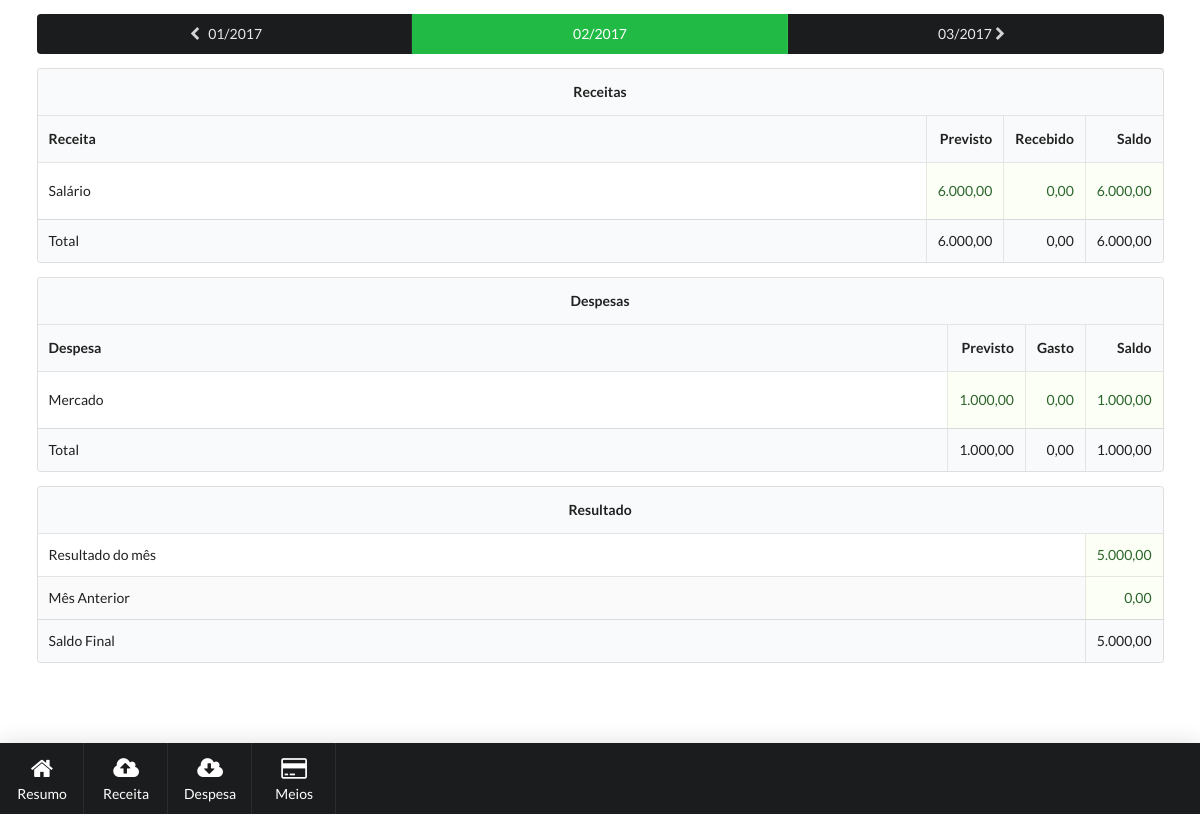
The page /index.php?mes=201702 on the database its author committed.
### tables this page shows
CREATE TABLE "receitas" (
  "cod" integer NOT NULL PRIMARY KEY AUTOINCREMENT,
  "mes" integer NOT NULL,
  "nome" text NOT NULL,
  "descricao" text NULL,
  "valor_inicial" text NULL,
  "vencimento" text NULL
);

CREATE TABLE "despesas" (
  "cod" integer NOT NULL PRIMARY KEY AUTOINCREMENT,
  "mes" integer NOT NULL,
  "nome" text NOT NULL,
  "valor_inicial" text NOT NULL,
  "descricao" text NULL,
  "vencimento" text NULL
);

### proc/resumo.php (called while the page is built, shortened)
<?php
try {
    $mes = $_GET['mes'] ?? $_POST['mes'] ?? date('Ym');
    require 'out/navbar-meses.php';
    $receitas = Receita::listarReceitas($mes);
    require 'out/resumo-receitas.php';
    $despesas = Despesa::listarDespesas($mes);
    require 'out/resumo-despesas.php';
    require 'out/resumo-resultados.php';
} catch (Exception $ex) {
    throw $ex;
}

### lib/functions.php (called while the page is built, shortened)
<?php
function formata_mes(int $mes) : string {
    if(strlen($mes) === 6){
        $ano = substr($mes, 0, 4);
        $mes = substr($mes, 4, 2);
    }else{
        throw new UnexpectedValueException("Mẽs $mes de tamanho inválido!");
    }
    return "$mes/$ano";
}
function formata_data(string $data) : string {
    if(strlen($data) === 10){
        $ano = substr($data, 0, 4);
        $mes = substr($data, 5, 2);
        $dia = substr($data, 8, 2);
        return "$dia/$mes/$ano";
    }else{
        throw new UnexpectedValueException("Data $data de tamanho inválido!");
    }
}
function formata_numero($numero) : string {
    return number_format($numero, 2, ',', '.');
}

### ds/receita.php (called while the page is built, shortened)
<?php
class Receita {
    protected $db;
    protected $cod;
    protected $nome;
    protected $descricao;
    protected $valor_atualizado;
    protected $valor_recebido;
    protected $saldo;
    protected $vencimento;
    public function __construct(PDO $db, int $cod = null, int $mes = null, string $nome = null, string $descricao = null, float $valor = null, string $vencimento = null) {
        try{
            $this->db = $db;
        if(is_null($cod)){
            $this->save($this->insert($mes, $nome, $descricao, $valor, $vencimento));
        }else{
            $this->cod = $cod;
            $this->load();
        }
        } catch (Exception $ex) {
            throw $ex;
        }
    }
    protected function load(){
        try{
            $query = $this->db->query("SELECT * FROM receitas WHERE cod = {$this->cod}");
            if($query instanceof PDOStatement){
                foreach ($query as $row){
                    $this->nome = $row['nome'];
                    $this->descricao = $row['descricao'];
                    $this->valor_inicial = $row['valor_inicial'];
                    $this->alteracoes = $this->alteracoesTotal();
                    $this->valor_atualizado = $this->valor_inicial + $this->alteracoes;
                    $this->valor_recebido = $this->recebimentostotal();
                    $this->saldo = $this->valor_atualizado - $this->valor_recebido;
                    $this->vencimento = ($row['vencimento'])? $row['vencimento'] : '0000-00-00';
                }
            }else{
                throw new PDOException("Não foi possível retornar dados da receita código {$this->cod}!");
            }
        } catch (Exception $ex) {
            throw $ex;
        }
    }
    public function __get(string $attr) {
        switch ($attr){
            case 'cod':
                return $this->cod;
            case 'nome':
                return $this->nome;
            case 'descricao':
                return $this->descricao;
            case 'valor_atualizado':
                return $this->valor_atualizado;
            case 'valor_recebido':
                return $this->valor_recebido;
            case 'saldo':
                return $this->saldo;
            case 'vencimento':
                return $this->vencimento;
        }
    }
    public static function listarReceitas(int $mes) : ArrayIterator {
        try{
            global $db;
            $query = $db->query("SELECT * FROM receitas WHERE mes = $mes");
            $lista = [];
            foreach ($query as $row){
                $lista[$row['cod']] = new Receita($db, $row['cod']);
            }
            return new ArrayIterator($lista);
        } catch (Exception $ex) {
            throw $ex;
        }
    }
    protected function alteracoesTotal() : float {
        $statement = $this->db->prepare("SELECT SUM(valor) AS total FROM previsao_receita WHERE receita = :cod");
        $statement->bindParam(':cod', $this->cod);
        $statement->execute();
        return (float) $statement->fetchColumn();
    }
    public function recebimentosTotal() : float {
        $statement = $this->db->prepare("SELECT SUM(valor) AS total FROM recebimentos WHERE receita = :cod");
        $statement->bindParam(':cod', $this->cod);
        $statement->execute();
        return (float) $statement->fetchColumn();
    }
}

### ds/despesa.php (called while the page is built, shortened)
<?php
class Despesa {
    protected $db;
    protected $cod = 0;
    protected $nome;
    protected $descricao;
    protected $valor_atualizado;
    protected $valor_gasto;
    protected $saldo_gastar;
    protected $vencimento;
    public function __construct(PDO $db, int $cod = null, int $mes = null, string $nome = null, string $descricao = null, float $valor = null, string $vencimento = null) {
        try{
            $this->db = $db;
        if(is_null($cod)){
            $this->save($this->insert($mes, $nome, $descricao, $valor, $vencimento));
            $this->cod = $this->db->lastInsertId();
            $this->load();
        }else{
            $this->cod = $cod;
            $this->load();
        }
        } catch (Exception $ex) {
            throw $ex;
        }
    }
    protected function load(){
        try{
            $query = $this->db->query("SELECT * FROM despesas WHERE cod = {$this->cod}");
            if($query instanceof PDOStatement){
                foreach ($query as $row){
                    $this->nome = $row['nome'];
                    $this->descricao = $row['descricao'];
                    $this->valor_inicial = $row['valor_inicial'];
                    $this->alteracoes = $this->alteracoesTotal();
                    $this->valor_atualizado = $this->valor_inicial + $this->alteracoes;
                    $this->valor_gasto = $this->gastoTotal();
                    $this->saldo_gastar = $this->valor_atualizado - $this->valor_gasto;
                    $this->valor_pago = $this->pagoTotal();
                    $this->vencimento = ($row['vencimento'])? $row['vencimento'] : '0000-00-00';
                }
            }else{
                throw new PDOException("Não foi possível retornar dados da despesa código {$this->cod}!");
            }
        } catch (Exception $ex) {
            throw $ex;
        }
    }
    public function __get(string $attr) {
        switch ($attr){
            case 'cod':
                return $this->cod;
            case 'nome':
                return $this->nome;
            case 'descricao':
                return $this->descricao;
            case 'valor_atualizado':
                return $this->valor_atualizado;
            case 'valor_gasto':
                return $this->valor_gasto;
            case 'saldo_gastar':
                return $this->saldo_gastar;
            case 'vencimento':
                return $this->vencimento;
        }
    }
    public static function listarDespesas(int $mes) : ArrayIterator {
        try{
            global $db;
            $query = $db->query("SELECT * FROM despesas WHERE mes = $mes");
            $lista = [];
            foreach ($query as $row){
                $lista[$row['cod']] = new Despesa($db, $row['cod']);
            }
            return new ArrayIterator($lista);
        } catch (Exception $ex) {
            throw $ex;
        }
    }
    protected function alteracoesTotal() : float {
        $statement = $this->db->prepare("SELECT SUM(valor) AS total FROM previsao_despesa WHERE despesa = :cod");
        $statement->bindParam(':cod', $this->cod);
        $statement->execute();
        return (float) $statement->fetchColumn();
    }
    public function gastoTotal() : float {
        $statement = $this->db->prepare("SELECT SUM(valor) AS total FROM gasto WHERE despesa = :cod");
        $statement->bindParam(':cod', $this->cod);
        $statement->execute();
        return (float) $statement->fetchColumn();
    }
    protected function pagoTotal() : float {
        $statement = $this->db->prepare("SELECT SUM(valor) AS total FROM gasto WHERE despesa = :cod AND pago != ''");
        $statement->bindParam(':cod', $this->cod);
        $statement->execute();
        return (float) $statement->fetchColumn();
    }
}

### out/resumo-receitas.php (the view, shortened to what this page needs)
<table class="ui selectable celled striped table">
    <thead>
        <tr>
            <th colspan="4" class="center aligned">Receitas</th>
        </tr>
        <tr>
            <th class="left aligned">Receita</th>
            <th class="right aligned collapsing">Previsto</th>
            <th class="right aligned collapsing">Recebido</th>
            <th class="right aligned collapsing">Saldo</th>
        </tr>
    </thead>
    <tbody>
        <?php
        $total_previsto = 0;
        $total_executado = 0;
        $total_saldo = 0;
        while($receitas->valid()){
            $current = $receitas->current();
            $total_previsto += $current->valor_atualizado;
            $total_executado += $current->valor_recebido;
            $total_saldo += $current->saldo;
            $nome = $current->nome;
            $previsto = formata_numero($current->valor_atualizado ?? 0);
            $executado = formata_numero($current->valor_recebido ?? 0);
            $saldo = formata_numero($current->saldo ?? 0);
            $cor_previsto = ($current->valor_atualizado < 0)? 'negative' : 'positive';
            $cor_executado = ($current->valor_recebido < 0)? 'negative' : 'positive';
            $cor_saldo = ($current->saldo < 0)? 'negative' : 'positive';
            echo "<tr>";
            echo "<td class=\"left aligned\">";
            echo '<div class="ui accordion">';
            echo "<div class=\"title\">$nome</div>";
            echo '</div>';
            echo "</td>";
            echo "<td class=\"right aligned collapsing $cor_previsto\">";
            echo $previsto;
            echo "</td>";
            echo "<td class=\"right aligned collapsing $cor_executado\">";
            echo $executado;
            echo "</td>";
            echo "<td class=\"right aligned collapsing $cor_saldo\">";
            echo $saldo;
            echo "</td>";
            echo "</tr>";
            $receitas->next();
        }
        $cor_total_previsto = ($total_previsto < 0)? 'negative' : 'positive';
        $cor_total_executado = ($total_executado < 0)? 'negative' : 'positive';
        $cor_total_saldo = ($total_saldo < 0)? 'negative' : 'positive';
        ?>
    </tbody>
    <tfoot>
        <tr>
            <th class="left aligned">Total</th>
            <th class="right aligned collapsing <?=$cor_total_previsto;?>"><?php echo formata_numero($total_previsto);?></th>
            <th class="right aligned collapsing <?=$cor_total_executado;?>"><?php echo formata_numero($total_executado);?></th>
            <th class="right aligned collapsing <?=$cor_total_saldo;?>"><?php echo formata_numero($total_saldo);?></th>
        </tr>
    </tfoot>
</table>

### out/resumo-despesas.php (shortened to what this page needs)
<table class="ui selectable celled striped table">
    <thead>
        <tr>
            <th colspan="4" class="center aligned">Despesas</th>
        </tr>
        <tr>
            <th class="left aligned">Despesa</th>
            <th class="right aligned collapsing">Previsto</th>
            <th class="right aligned collapsing">Gasto</th>
            <th class="right aligned collapsing">Saldo</th>
        </tr>
    </thead>
    <tbody>
        <?php
        $total_previsto = 0;
        $total_executado = 0;
        $total_saldo = 0;
        while($despesas->valid()){
            $current = $despesas->current();
            $total_previsto += $current->valor_atualizado;
            $total_executado += $current->valor_gasto;
            $total_saldo += $current->saldo_gastar;
            $nome = $current->nome;
            $previsto = formata_numero($current->valor_atualizado ?? 0);
            $executado = formata_numero($current->valor_gasto ?? 0);
            $saldo = formata_numero($current->saldo_gastar ?? 0);
            $cor_previsto = ($current->valor_atualizado < 0)? 'negative' : 'positive';
            $cor_executado = ($current->valor_gasto < 0)? 'negative' : 'positive';
            $cor_saldo = ($current->saldo_gastar < 0)? 'negative' : 'positive';
            echo "<tr>";
            echo "<td class=\"left aligned\">";
            echo '<div class="ui accordion">';
            echo "<div class=\"title\">$nome</div>";
            echo '</div>';
            echo "</td>";
            echo "<td class=\"right aligned collapsing $cor_previsto\">";
            echo $previsto;
            echo "</td>";
            echo "<td class=\"right aligned collapsing $cor_executado\">";
            echo $executado;
            echo "</td>";
            echo "<td class=\"right aligned collapsing $cor_saldo\">";
            echo $saldo;
            echo "</td>";
            echo "</tr>";
            $despesas->next();
        }
        $cor_total_previsto = ($total_previsto < 0)? 'negative' : 'positive';
        $cor_total_executado = ($total_executado < 0)? 'negative' : 'positive';
        $cor_total_saldo = ($total_saldo < 0)? 'negative' : 'positive';
        ?>
    </tbody>
    <tfoot>
        <tr>
            <th class="left aligned">Total</th>
            <th class="right aligned collapsing <?=$cor_total_previsto;?>"><?php echo formata_numero($total_previsto);?></th>
            <th class="right aligned collapsing <?=$cor_total_executado;?>"><?php echo formata_numero($total_executado);?></th>
            <th class="right aligned collapsing <?=$cor_total_saldo;?>"><?php echo formata_numero($total_saldo);?></th>
        </tr>
    </tfoot>
</table>

### rows shown on the page
receitas: nome "Salário", previsto "6.000,00", executado "0,00", valor_inicial "6.000,00"
despesas: nome "Mercado", previsto "1.000,00", executado "0,00", valor_inicial "1.000,00"

### other values the page prints
formata_mes($mes_anterior) "01/2017"
formata_mes($mes) "02/2017"
formata_mes($mes_seguinte) "03/2017"
formata_numero($total_previsto) "6.000,00"
formata_numero($total_executado) "0,00"
formata_numero($total_saldo) "6.000,00"
formata_numero($total_previsto) "1.000,00"
formata_numero($total_saldo) "1.000,00"
formata_numero($saldo_mes_atual) "5.000,00"
formata_numero($saldo_mes_anterior) "0,00"
formata_numero($saldo_final) "5.000,00"
